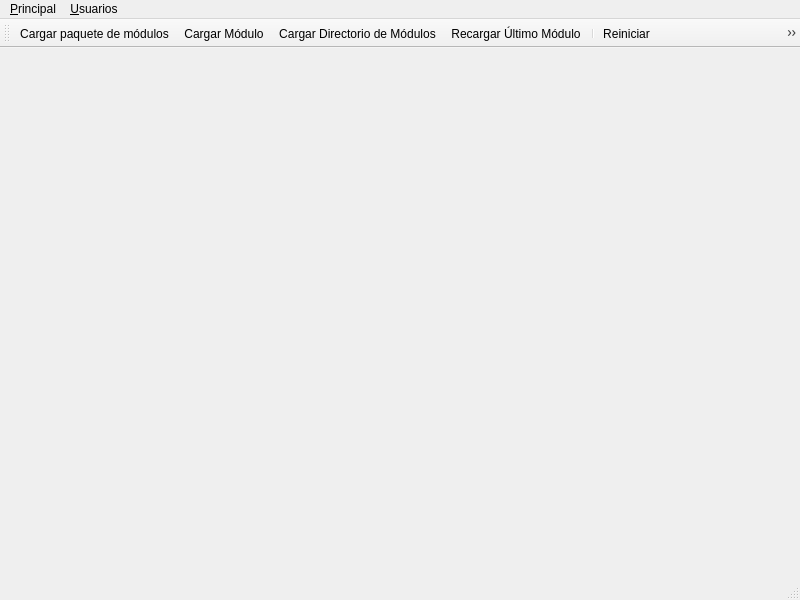
<?xml version="1.0" encoding="UTF-8"?>
<ui version="4.0">
 <class>sys</class>
 <widget class="QMainWindow" name="sys">
  <property name="geometry">
   <rect>
    <x>0</x>
    <y>0</y>
    <width>800</width>
    <height>600</height>
   </rect>
  </property>
  <property name="windowTitle">
   <string>MainWindow</string>
  </property>
  <widget class="QWidget" name="centralwidget">
   <widget class="PNCore" name="pncore">
    <property name="geometry">
     <rect>
      <x>400</x>
      <y>470</y>
      <width>16</width>
      <height>16</height>
     </rect>
    </property>
   </widget>
  </widget>
  <widget class="QMenuBar" name="menubar">
   <property name="geometry">
    <rect>
     <x>0</x>
     <y>0</y>
     <width>800</width>
     <height>22</height>
    </rect>
   </property>
   <widget class="QMenu" name="menu_Principal">
    <property name="title">
     <string>&amp;Principal</string>
    </property>
    <addaction name="flloadmodpkg"/>
    <addaction name="flloadmod"/>
    <addaction name="flreloadbatch"/>
    <addaction name="flreloadlast"/>
    <addaction name="separator"/>
    <addaction name="flareas"/>
    <addaction name="flmodules"/>
    <addaction name="separator"/>
    <addaction name="flmrproper"/>
    <addaction name="flreinit"/>
    <addaction name="separator"/>
    <addaction name="fldumpdb"/>
    <addaction name="separator"/>
    <addaction name="ebcomportamiento"/>
   </widget>
   <widget class="QMenu" name="menu_Usuarios">
    <property name="title">
     <string>&amp;Usuarios</string>
    </property>
    <addaction name="flusers"/>
    <addaction name="flgroups"/>
   </widget>
   <addaction name="menu_Principal"/>
   <addaction name="menu_Usuarios"/>
  </widget>
  <widget class="QStatusBar" name="statusbar"/>
  <widget class="QToolBar" name="toolBar">
   <property name="windowTitle">
    <string>toolBar</string>
   </property>
   <attribute name="toolBarArea">
    <enum>TopToolBarArea</enum>
   </attribute>
   <attribute name="toolBarBreak">
    <bool>false</bool>
   </attribute>
   <addaction name="flloadmodpkg"/>
   <addaction name="flloadmod"/>
   <addaction name="flreloadbatch"/>
   <addaction name="flreloadlast"/>
   <addaction name="separator"/>
   <addaction name="flreinit"/>
   <addaction name="flmrproper"/>
   <addaction name="separator"/>
   <addaction name="flareas"/>
   <addaction name="flmodules"/>
   <addaction name="separator"/>
   <addaction name="flusers"/>
   <addaction name="flgroups"/>
   <addaction name="separator"/>
   <addaction name="fldumpdb"/>
   <addaction name="separator"/>
   <addaction name="ebcomportamiento"/>
  </widget>
  <action name="ebcomportamiento">
   <property name="checkable">
    <bool>false</bool>
   </property>
   <property name="icon">
    <iconset>
     <normaloff>../../core/images/icons/sys_ebcomportamiento.png</normaloff>../../core/images/icons/sys_ebcomportamiento.png</iconset>
   </property>
   <property name="text">
    <string>Opciones de comportamiento</string>
   </property>
   <property name="toolTip">
    <string>Opciones de comportamiento</string>
   </property>
   <property name="shortcut">
    <string>Ctrl+P</string>
   </property>
  </action>
  <action name="flloadmodpkg">
   <property name="checkable">
    <bool>false</bool>
   </property>
   <property name="icon">
    <iconset>
     <normaloff>../../core/images/icons/sys_flloadmodpkg.png</normaloff>../../core/images/icons/sys_flloadmodpkg.png</iconset>
   </property>
   <property name="text">
    <string>Cargar pa&amp;quete de módulos</string>
   </property>
   <property name="toolTip">
    <string>Cargar paquete de módulos</string>
   </property>
   <property name="shortcut">
    <string>Ctrl+Q</string>
   </property>
  </action>
  <action name="flloadmod">
   <property name="checkable">
    <bool>false</bool>
   </property>
   <property name="icon">
    <iconset>
     <normaloff>../../core/images/icons/sys_flloadmod.png</normaloff>../../core/images/icons/sys_flloadmod.png</iconset>
   </property>
   <property name="text">
    <string>&amp;Cargar Módulo</string>
   </property>
   <property name="toolTip">
    <string>Cargar Módulo</string>
   </property>
   <property name="shortcut">
    <string>Ctrl+C</string>
   </property>
  </action>
  <action name="flreloadbatch">
   <property name="checkable">
    <bool>false</bool>
   </property>
   <property name="icon">
    <iconset>
     <normaloff>../../core/images/icons/sys_flreloadbatch.png</normaloff>../../core/images/icons/sys_flreloadbatch.png</iconset>
   </property>
   <property name="text">
    <string>Cargar Directorio de Módulos</string>
   </property>
   <property name="toolTip">
    <string>Cargar Directorio de Módulos</string>
   </property>
   <property name="shortcut">
    <string>Ctrl+B</string>
   </property>
  </action>
  <action name="flreloadlast">
   <property name="icon">
    <iconset>
     <normaloff>../../core/images/icons/sys_flreloadlast.png</normaloff>../../core/images/icons/sys_flreloadlast.png</iconset>
   </property>
   <property name="text">
    <string>Recargar Ú&amp;ltimo Módulo</string>
   </property>
   <property name="toolTip">
    <string>Recargar Último Módulo</string>
   </property>
   <property name="shortcut">
    <string>Ctrl+L</string>
   </property>
  </action>
  <action name="flareas">
   <property name="icon">
    <iconset>
     <normaloff>../../core/images/icons/sys_flareas.png</normaloff>../../core/images/icons/sys_flareas.png</iconset>
   </property>
   <property name="text">
    <string>A&amp;reas</string>
   </property>
   <property name="toolTip">
    <string>Areas</string>
   </property>
   <property name="shortcut">
    <string>Ctrl+R</string>
   </property>
  </action>
  <action name="flmodules">
   <property name="icon">
    <iconset>
     <normaloff>../../core/images/icons/sys_flmodules.png</normaloff>../../core/images/icons/sys_flmodules.png</iconset>
   </property>
   <property name="text">
    <string>&amp;Módulos</string>
   </property>
   <property name="toolTip">
    <string>Módulos</string>
   </property>
   <property name="shortcut">
    <string>Ctrl+M</string>
   </property>
  </action>
  <action name="flmrproper">
   <property name="icon">
    <iconset>
     <normaloff>../../core/images/icons/sys_flmrproper.png</normaloff>../../core/images/icons/sys_flmrproper.png</iconset>
   </property>
   <property name="text">
    <string>Regenerar Base de Dat&amp;os</string>
   </property>
   <property name="toolTip">
    <string>Regenerar Base de Datos</string>
   </property>
   <property name="shortcut">
    <string>Ctrl+O</string>
   </property>
  </action>
  <action name="flreinit">
   <property name="icon">
    <iconset>
     <normaloff>../../core/images/icons/sys_flreinit.png</normaloff>../../core/images/icons/sys_flreinit.png</iconset>
   </property>
   <property name="text">
    <string>Reiniciar</string>
   </property>
   <property name="toolTip">
    <string>Reiniciar</string>
   </property>
   <property name="shortcut">
    <string>Ctrl+H</string>
   </property>
  </action>
  <action name="fldumpdb">
   <property name="icon">
    <iconset>
     <normaloff>../../core/images/icons/sys_fldumpdb.png</normaloff>../../core/images/icons/sys_fldumpdb.png</iconset>
   </property>
   <property name="text">
    <string>Co&amp;pia de Seguridad</string>
   </property>
   <property name="toolTip">
    <string>Copia de Seguridad</string>
   </property>
   <property name="shortcut">
    <string>Ctrl+P</string>
   </property>
  </action>
  <action name="flusers">
   <property name="icon">
    <iconset>
     <normaloff>../../core/images/icons/sys_flusers.png</normaloff>../../core/images/icons/sys_flusers.png</iconset>
   </property>
   <property name="text">
    <string>U&amp;suarios</string>
   </property>
   <property name="toolTip">
    <string>Usuarios</string>
   </property>
   <property name="shortcut">
    <string>Ctrl+S</string>
   </property>
  </action>
  <action name="flgroups">
   <property name="icon">
    <iconset>
     <normaloff>../../core/images/icons/sys_flgroups.png</normaloff>../../core/images/icons/sys_flgroups.png</iconset>
   </property>
   <property name="text">
    <string>&amp;Grupos</string>
   </property>
   <property name="toolTip">
    <string>Grupos</string>
   </property>
   <property name="shortcut">
    <string>Ctrl+G</string>
   </property>
  </action>
 </widget>
 <customwidgets>
  <customwidget>
   <class>PNCore</class>
   <extends>QWidget</extends>
   <header>pncore</header>
  </customwidget>
 </customwidgets>
 <resources/>
 <connections>
  <connection>
   <sender>flmodules</sender>
   <signal>triggered()</signal>
   <receiver>pncore</receiver>
   <slot>openDefaultForm()</slot>
   <hints>
    <hint type="sourcelabel">
     <x>-1</x>
     <y>-1</y>
    </hint>
    <hint type="destinationlabel">
     <x>407</x>
     <y>538</y>
    </hint>
   </hints>
  </connection>
  <connection>
   <sender>flareas</sender>
   <signal>triggered()</signal>
   <receiver>pncore</receiver>
   <slot>openDefaultForm()</slot>
   <hints>
    <hint type="sourcelabel">
     <x>-1</x>
     <y>-1</y>
    </hint>
    <hint type="destinationlabel">
     <x>407</x>
     <y>538</y>
    </hint>
   </hints>
  </connection>
  <connection>
   <sender>flgroups</sender>
   <signal>triggered()</signal>
   <receiver>pncore</receiver>
   <slot>openDefaultForm()</slot>
   <hints>
    <hint type="sourcelabel">
     <x>-1</x>
     <y>-1</y>
    </hint>
    <hint type="destinationlabel">
     <x>407</x>
     <y>538</y>
    </hint>
   </hints>
  </connection>
  <connection>
   <sender>fldumpdb</sender>
   <signal>triggered()</signal>
   <receiver>pncore</receiver>
   <slot>execDefaultScript()</slot>
   <hints>
    <hint type="sourcelabel">
     <x>-1</x>
     <y>-1</y>
    </hint>
    <hint type="destinationlabel">
     <x>407</x>
     <y>538</y>
    </hint>
   </hints>
  </connection>
  <connection>
   <sender>flloadmod</sender>
   <signal>triggered()</signal>
   <receiver>pncore</receiver>
   <slot>execDefaultScript()</slot>
   <hints>
    <hint type="sourcelabel">
     <x>-1</x>
     <y>-1</y>
    </hint>
    <hint type="destinationlabel">
     <x>407</x>
     <y>538</y>
    </hint>
   </hints>
  </connection>
  <connection>
   <sender>flloadmodpkg</sender>
   <signal>triggered()</signal>
   <receiver>pncore</receiver>
   <slot>execDefaultScript()</slot>
   <hints>
    <hint type="sourcelabel">
     <x>-1</x>
     <y>-1</y>
    </hint>
    <hint type="destinationlabel">
     <x>407</x>
     <y>538</y>
    </hint>
   </hints>
  </connection>
  <connection>
   <sender>flmrproper</sender>
   <signal>triggered()</signal>
   <receiver>pncore</receiver>
   <slot>execDefaultScript()</slot>
   <hints>
    <hint type="sourcelabel">
     <x>-1</x>
     <y>-1</y>
    </hint>
    <hint type="destinationlabel">
     <x>407</x>
     <y>538</y>
    </hint>
   </hints>
  </connection>
  <connection>
   <sender>flreinit</sender>
   <signal>triggered()</signal>
   <receiver>pncore</receiver>
   <slot>execDefaultScript()</slot>
   <hints>
    <hint type="sourcelabel">
     <x>-1</x>
     <y>-1</y>
    </hint>
    <hint type="destinationlabel">
     <x>407</x>
     <y>538</y>
    </hint>
   </hints>
  </connection>
  <connection>
   <sender>flreloadbatch</sender>
   <signal>triggered()</signal>
   <receiver>pncore</receiver>
   <slot>execDefaultScript()</slot>
   <hints>
    <hint type="sourcelabel">
     <x>-1</x>
     <y>-1</y>
    </hint>
    <hint type="destinationlabel">
     <x>407</x>
     <y>538</y>
    </hint>
   </hints>
  </connection>
  <connection>
   <sender>flreloadlast</sender>
   <signal>triggered()</signal>
   <receiver>pncore</receiver>
   <slot>execDefaultScript()</slot>
   <hints>
    <hint type="sourcelabel">
     <x>-1</x>
     <y>-1</y>
    </hint>
    <hint type="destinationlabel">
     <x>407</x>
     <y>538</y>
    </hint>
   </hints>
  </connection>
  <connection>
   <sender>flusers</sender>
   <signal>triggered()</signal>
   <receiver>pncore</receiver>
   <slot>openDefaultForm()</slot>
   <hints>
    <hint type="sourcelabel">
     <x>-1</x>
     <y>-1</y>
    </hint>
    <hint type="destinationlabel">
     <x>407</x>
     <y>538</y>
    </hint>
   </hints>
  </connection>
  <connection>
   <sender>ebcomportamiento</sender>
   <signal>triggered()</signal>
   <receiver>pncore</receiver>
   <slot>execDefaultScript()</slot>
   <hints>
    <hint type="sourcelabel">
     <x>-1</x>
     <y>-1</y>
    </hint>
    <hint type="destinationlabel">
     <x>407</x>
     <y>538</y>
    </hint>
   </hints>
  </connection>
 </connections>
</ui>
